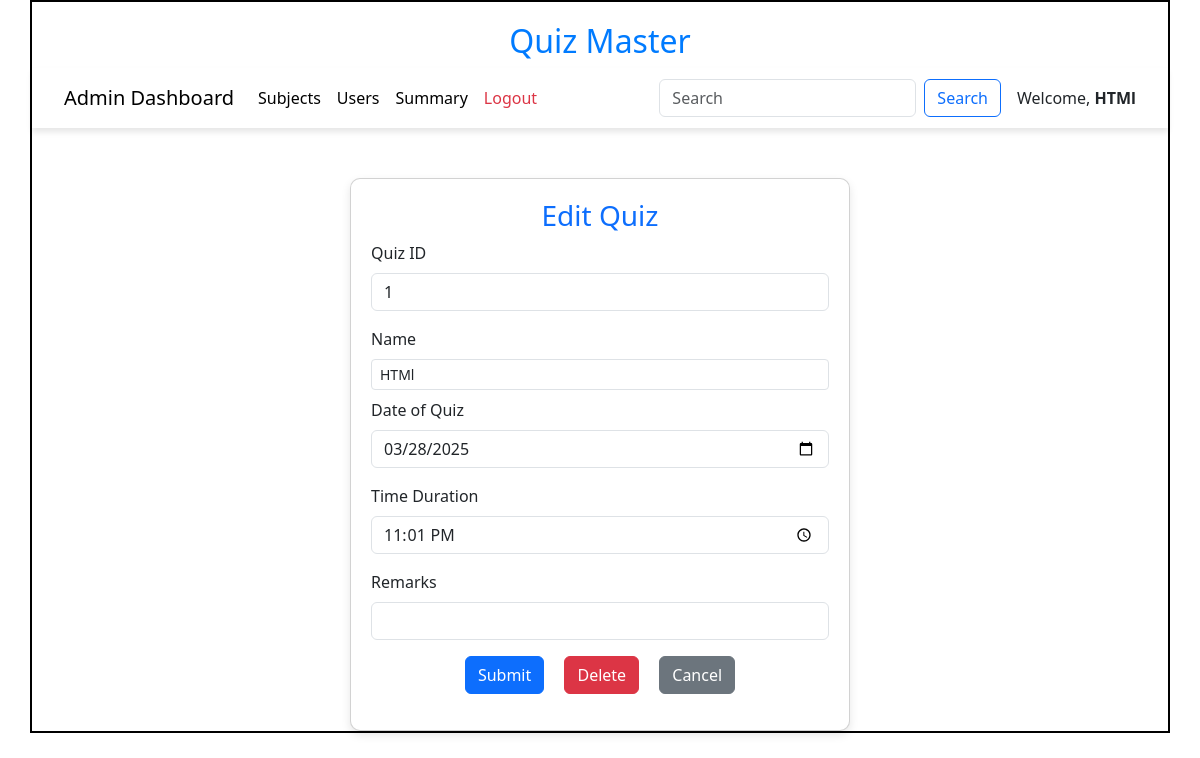
/edit_quiz/1/HTMl, run on the app's committed database.
### models/models.py (models this page shows)
class Quiz(db.Model):
    id=db.Column(db.Integer,primary_key=True)
    name = db.Column(db.String,unique=True,nullable=False)
    Chapter_id = db.Column(db.Integer,db.ForeignKey("chapter.id"),nullable=False)
    date_of_quiz = db.Column(db.Date(),nullable=False)
    time_duration = db.Column(db.Time(),nullable =False)
    remarks=db.Column(db.String)
    scores= db.relationship("Score",cascade="all,delete",backref="quiz",lazy=True)
    questions = db.relationship("Question",cascade="all,delete",backref="quiz",lazy=True)

### controllers/controller.py (the view, shortened to what this page needs)
@app.route("/edit_quiz/<id>/<name>",methods=["GET","POST"])
def edit_quiz(id,name):
    today = datetime.today().date()
    quiz = get_quiz(id)
    return render_template("edit_quiz.html",quiz=quiz,name=name)

### controllers/controller.py (called while the page is built)
def  get_quiz(id):
    quiz = Quiz.query.filter_by(id=id).first()
    return quiz

### templates/edit_quiz.html (shortened to what this page needs)
<!DOCTYPE html>
<html lang="en">
<head>
    <link href="https://cdn.jsdelivr.net/npm/bootstrap@5.3.3/dist/css/bootstrap.min.css" rel="stylesheet">
    <link rel="stylesheet" href="/static/css/style.css">
</head>
<body>
    <div id="container">
        <h1 id="heading">Quiz Master</h1>
        <nav class="navbar navbar-expand-lg navbar-light bg-white" style="box-shadow: 0px 4px 6px rgba(0, 0, 0, 0.1);
            padding: 10px 20px;">
            <div class="container-fluid">
                <a class="navbar-brand" href="#">Admin Dashboard</a>
                <div class="collapse navbar-collapse" id="navbarNav">
                    <ul class="navbar-nav me-auto">
                        <li class="nav-item">
                            <a class="nav-link active" href="/admin/{{ name }}">Subjects</a>
                        </li>
                        <li class="nav-item">
                            <a class="nav-link active" href="/admin_users/{{name}}">Users</a>
                        </li>
                        <li class="nav-item">
                            <a class="nav-link active" href="/admin_summary/{{name}}">Summary</a>
                        </li>
                        <li class="nav-item">
                            <a class="nav-link text-danger" href="/login">Logout</a>
                        </li>
                    </ul>
                    <form class="d-flex" method="POST" action="/search/{{name}}">
                        <input class="form-control me-2" type="search" placeholder="Search" name="search_txt" id="search_txt">
                        <button class="btn btn-outline-primary" type="submit">Search</button>
                    </form>
                </div>
                <span class="ms-3">Welcome, <strong>{{name}}</strong></span>
            </div>
        </nav>
        <div id="edit_quiz-panel" style="margin: auto;margin-top: 50px; width: 500px;">
            <div class="card">
                <h3 class="text-center text-primary">Edit Quiz</h3>
                <form action="/edit_quiz/{{quiz.id}}/{{name}}" method="POST">
                    <div class="mb-3">
                        <label for="quiz_id" class="form-label">Quiz ID</label>
                        <input type="number" class="form-control" id="quiz_id" name="quiz_id" value="{{quiz.id}}" readonly>
                    </div>
                    <div class="mb-2">
                        <label for="quiz_name" class="form-label">Name</label>
                        <input type="text" class="form-control form-control-sm" id="quiz_name" name="quiz_name" value="{{quiz.name}}">
                    </div>
                    <div class="mb-3">
                        <label for="date_of_quiz" class="form-label">Date of Quiz</label>
                        <input type="date" class="form-control" id="date_of_quiz" name="date_of_quiz" value="{{quiz.date_of_quiz}}" required>
                    </div>
                    <div class="mb-3">
                        <label for="time_duration" class="form-label">Time Duration</label>
                        <input type="time" class="form-control" id="time_duration" name="time_duration" value="{{quiz.time_duration}}" required>
                    </div>
                    <div class="mb-3">
                        <label for="remarks" class="form-label">Remarks</label>
                        <input type="text" class="form-control" id="remarks" name="remarks" value="{{quiz.remarks}}">
                    </div>
                    <div class="mb-3 text-center">
                        <button type="submit" class="btn btn-primary mx-2">Submit</button>
                        <a href="/delete_quiz/{{quiz.id}}/{{name}}" class="btn btn-danger mx-2">Delete</a>
                        <a href="/quiz_dashboard/{{name}}" class="btn btn-secondary mx-2">Cancel</a>
                    </div>
                </form>
            </div>
        </div>
    </div>
</body>
</html>

### static/css/style.css (style rules this page uses)
* { margin: 0px }
#container { border: 2px solid black; margin: auto; min-height: 700px; width: 95%; }
#heading { text-align: center; font-size: 2rem; margin-top: 20px; color: #007bff; }
.navbar { box-shadow: 0px 4px 6px rgba(0, 0, 0, 0.1); padding: 10px 20px; }
.card { box-shadow: 0px 4px 8px rgba(0, 0, 0, 0.1); transition: transform 0.2s ease-in-out; border-radius: 10px; }

### templates/edit_quiz.html (style rules this page uses)
.card { padding: 20px; border-radius: 10px; box-shadow: 0px 4px 10px rgba(0, 0, 0, 0.1); }

### data on the page
Quiz: name "HTMl", quiz_id "1", quiz_name "HTMl", date_of_quiz "03/28/2025", time_duration "23:01:00"
